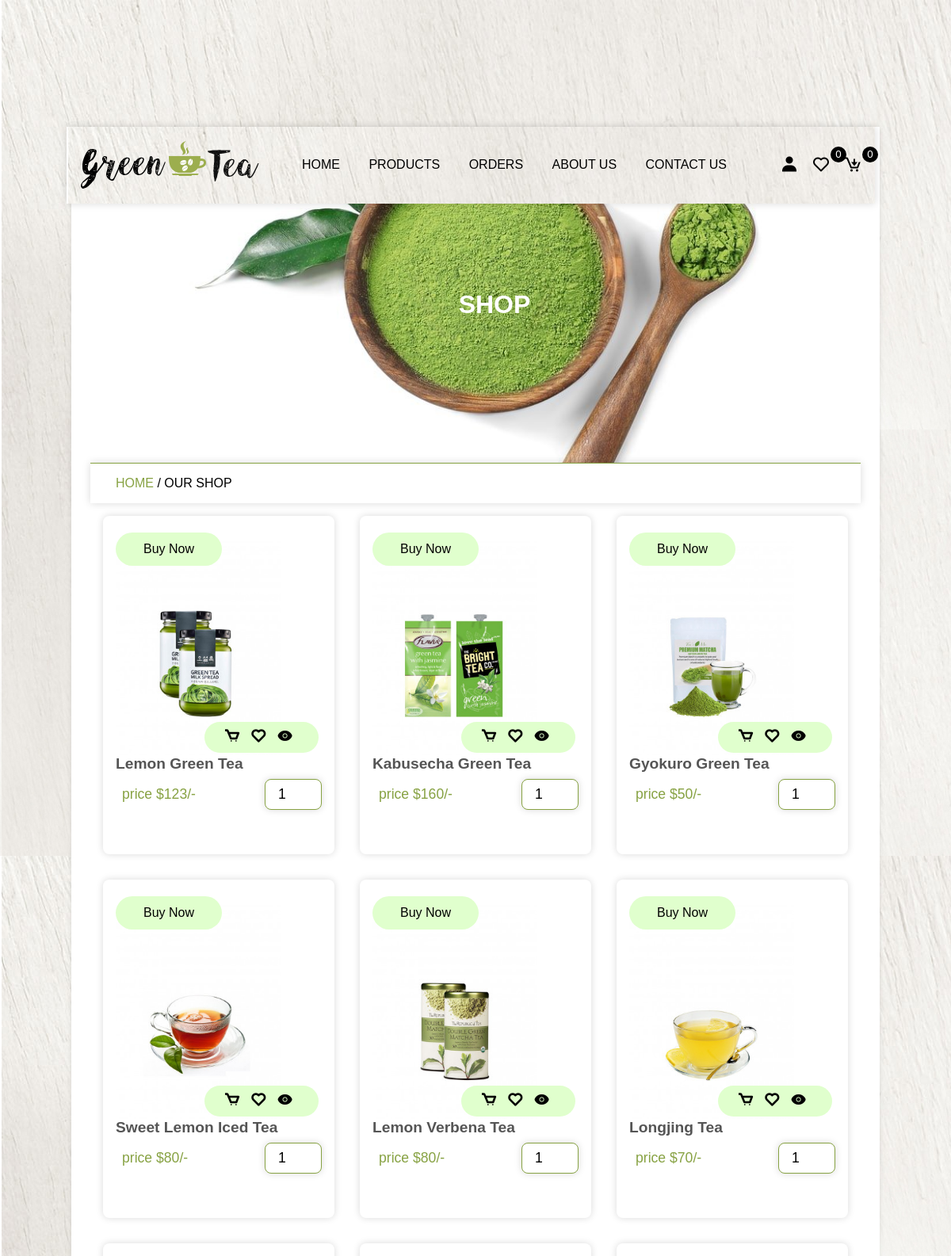
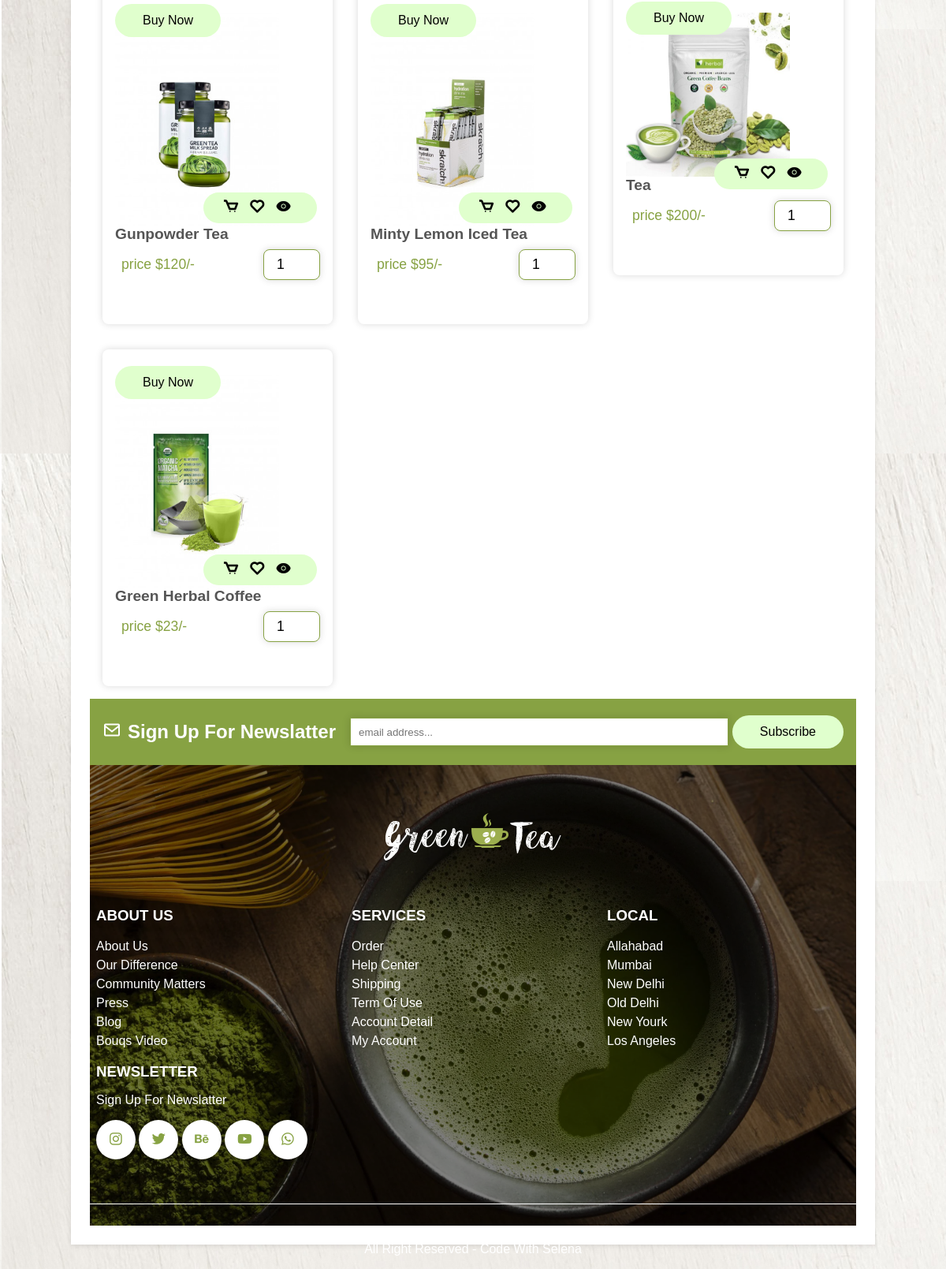
Screenshot of /view_products.php with the database file from the repository (2 pictures, top to bottom).
### tables this page shows
CREATE TABLE `products` (
  `id` varchar(255) NOT NULL,
  `name` varchar(255) NOT NULL,
  `price` varchar(255) NOT NULL,
  `image` varchar(255) NOT NULL,
  `product_detail` varchar(500) NOT NULL,
  `status` varchar(100) NOT NULL
);

### view_products.php (the view, shortened to what this page needs)
<?php
 include 'components/connection.php';
?>
<!DOCTYPE html>
<html lang="en">
<head>
	<link href='https://unpkg.com/boxicons@2.1.4/css/boxicons.min.css' rel='stylesheet'>
</head>
<body>
	<?php include 'components/header.php'; ?>
	<div class="main">
		<div class="banner">
			<h1>shop</h1>
		</div>
		<div class="title2">
			<a href="home.php">home </a><span>/ our shop</span>
		</div>
		<section class="products">
			<div class="box-container">
				<?php
					$select_products = $conn->prepare("SELECT * FROM `products`");
					$select_products->execute();
					if ($select_products->rowCount() > 0) {
						while ($fetch_products = $select_products->fetch(PDO::FETCH_ASSOC)) {
				?>
				<form action="" method="post" class="box">
					<img src="image/<?=$fetch_products['image']; ?>" class="img">
					<div class="button">
						<button type="submit" name="add_to_cart"><i class="bx bx-cart"></i></button>
						<button type="submit" name="add_to_wishlist"><i class="bx bx-heart"></i></button>
						<a href="view_page.php?pid=<?php echo $fetch_products['id']; ?>" class="bx bxs-show"></a>
					</div>
					<h3 class="name"><?=$fetch_products['name']; ?></h3>
					<div class="flex">
						<p class="price">price $<?=$fetch_products['price']; ?>/-</p>
						<input type="number" name="qty" required min="1" value="1" max="99" maxlength="2" class="qty">
					</div>
					<a href="checkout.php?get_id=<?=$fetch_products['id']; ?>" class="btn">buy now</a>
				</form>
				<?php
						}
					}else{
						echo '<p class="empty">no products added yet!</p>';
					}
				?>
			</div>
		</section>
		<?php include 'components/footer.php'; ?>
	</div>
</body>
</html>

### components/header.php (shortened to what this page needs)
<header class="header">
	<div class="flex">
		<a href="home.php" class="logo"><img src="img/logo.jpg"></a>
		<nav class="navbar">
			<a href="home.php">home</a>
			<a href="view_products.php">products</a>
			<a href="order.php">orders</a>
			<a href="about.php">about us</a>
			<a href="contact.php">contact us</a>
		</nav>
		<div class="icons">
			<i class="bx bxs-user" id="user-btn"></i>
			<?php
				$count_wishlist_items = $conn->prepare("SELECT * FROM `wishlist` WHERE user_id = ?");
				$count_wishlist_items->execute([$user_id]);
				$total_wishlist_items = $count_wishlist_items->rowCount();
			?>
			<a href="wishlist.php" class="cart-btn"><i class="bx bx-heart"></i><sup><?=$total_wishlist_items ?></sup></a>
			<?php
				$count_cart_items = $conn->prepare("SELECT * FROM `cart` WHERE user_id = ?");
				$count_cart_items->execute([$user_id]);
				$total_cart_items = $count_cart_items->rowCount();
			?>
			<a href="cart.php" class="cart-btn"><i class="bx bx-cart-download"></i><sup><?=$total_cart_items ?></sup></a>
		</div>
	</div>
</header>

### components/footer.php
<div class="top-footer">
	<h2><i class="bx bx-envelope"></i>Sign Up For Newslatter</h2>
	<div class="input-field">
		<input type="text" name="" placeholder="email address...">
		<button class="btn">subscribe</button>
	</div>
</div>
<footer>
	<div class="overlay"></div>
	<div class="footer-content">
		<div class="img-box">
			<img src="img/logo2.png">
		</div>
		<div class="inner-footer">
			<div class="card">
				<h3>about us</h3>
				<ul>
					<li>about us</li>
					<li>our difference</li>
					<li>community matters</li>
					<li>press</li>
					<li>blog</li>
					<li>bouqs video</li>
				</ul>
			</div>
			<div class="card">
				<h3>services</h3>
				<ul>
					<li>order</li>
					<li>help center</li>
					<li>shipping</li>
					<li>term of use</li>
					<li>account detail</li>
					<li>my account</li>
				</ul>
			</div>
			<div class="card">
				<h3>local</h3>
				<ul>
					<li>allahabad</li>
					<li>mumbai</li>
					<li>new delhi</li>
					<li>old delhi</li>
					<li>new yourk</li>
					<li>los angeles</li>
				</ul>
			</div>
			<div class="card">
				<h3>newsletter</h3>
				<p>Sign Up For Newslatter</p>
				<div class="social-links">
					<i class="bx bxl-instagram"></i>
					<i class="bx bxl-twitter"></i>
					<i class="bx bxl-behance"></i>
					<i class="bx bxl-youtube"></i>
					<i class="bx bxl-whatsapp"></i>
				</div>
			</div>
		</div>
		<div class="bottom-footer">
			<p>all right reserved - code with selena</p>
		</div>
	</div>
</footer>

### rows the page displays
products: image (picture), name "Lemon Green Tea", price "123"
products: image (picture), name "Kabusecha Green Tea", price "160"
products: image (picture), name "Gyokuro Green Tea", price "50"
products: image (picture), name "Sweet Lemon Iced Tea", price "80"
products: image (picture), name "Lemon Verbena Tea", price "80"
products: image (picture), name "Longjing Tea", price "70"
products: image (picture), name "Gunpowder Tea", price "120"
products: image (picture), name "Minty Lemon Iced Tea", price "95"
products: image (picture), name "Tea", price "200"
products: image (picture), name "Green Herbal Coffee", price "23"

### other values shown
$total_wishlist_items "0"
$total_cart_items "0"
